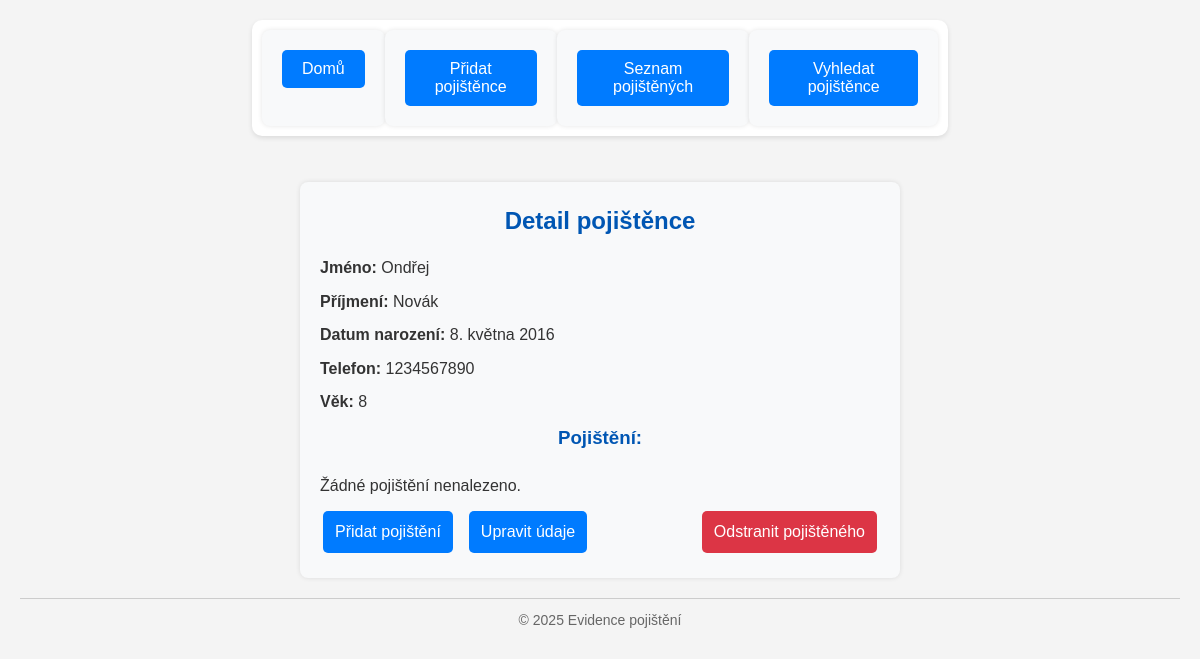
Page /insured/26/ on the committed database.
### insurance/models.py (models this page shows, shortened)
class InsuredPerson(models.Model):
    first_name = models.CharField(max_length=50)
    last_name = models.CharField(max_length=50)
    birth_date = models.DateField(null=True, blank=True) # Datum narození místo věku
    phone = models.CharField(max_length=9)
    @property
    def age(self):
        import datetime
        if not self.birth_date:
            return "Neznámé"  # nebo vrátit např. 0, či prázdný string
        today = datetime.date.today()
        age = today.year - self.birth_date.year - ((today.month, today.day) < (self.birth_date.month, self.birth_date.day))
        return age

### insurance/views.py (the view)
# urls.py: path('insured/<int:person_id>/', views.insured_detail, name='insured_detail'),
def insured_detail(request, person_id):
    person = get_object_or_404(InsuredPerson, id=person_id)
    return render(request, 'insurance/insured_detail.html', {'person': person})

### insurance/templates/insurance/insured_detail.html (shortened to what this page needs)
{% load static %}
<!DOCTYPE html>
<html lang="cs">
<head>
    <link rel="stylesheet" href="{% static 'css/blog.css' %}">
</head>
<body>
    <div class="navigacni_menu">
        <form action="{% url 'index' %}" method="get">
            <button type="submit">Domů</button>
        </form>
        <form action="{% url 'add_insured_with_insurance' %}" method="get">
            <button type="submit">Přidat pojištěnce</button>
        </form>
        <form action="{% url 'insured_list' %}" method="get">
            <button type="submit">Seznam pojištěných</button>
        </form>
        <form action="{% url 'search_insured' %}" method="get">
            <button type="submit">Vyhledat pojištěnce</button>
        </form>
    </div>
    <br>
    <div class="detail-pojistence">
        <h2>Detail pojištěnce</h2>
        <p><strong>Jméno:</strong> {{ person.first_name }}</p>
        <p><strong>Příjmení:</strong> {{ person.last_name }}</p>
        <p><strong>Datum narození:</strong> {{ person.birth_date }}</p>
        <p><strong>Telefon:</strong> {{ person.phone }}</p>
        <p><strong>Věk:</strong> {{ person.age }}</p>
        <h3>Pojištění:</h3>
        {% if person.insurance_set.all %}
            <ul class="pojisteni-seznam">
                {% for insurance in person.insurance_set.all %}
                    <li class="pojisteni-polozka">
                        <strong>Typ:</strong> {{ insurance.get_insurance_type_display }} -
                        {% if insurance.subinsurance_set.all %}
                            <p><em>Podpojištění:</em></p>
                            <ul class="subpojisteni-seznam">
                                {% for sub in insurance.subinsurance_set.all %}
                                    <li class="subpojisteni-polozka">{{ sub.name }}</li>
                                {% endfor %}
                            </ul>
                        {% endif %}
                    </li>
                {% endfor %}
            </ul>
        {% else %}
            <p>Žádné pojištění nenalezeno.</p>
        {% endif %}
        <div class="akce-pojisteny">
            <a href="{% url 'add_insurance' person.id %}" class="tlacitko">Přidat pojištění</a>
            <a href="{% url 'edit_insured' person.id %}" class="tlacitko">Upravit údaje</a>
            <a href="{% url 'delete_insured_with_password' person.id %}"
               class="tlacitko tlacitko-smazat">
                Odstranit pojištěného
            </a>
        </div>
    </div>
    <footer>
        <p>&copy; 2025 Evidence pojištění</p>
    </footer>
</body>
</html>

### static/css/blog.css (style rules this page uses)
* { margin: 0; padding: 0; box-sizing: border-box; font-family: Arial, sans-serif; }
body { background-color: #f4f4f4; color: #333; line-height: 1.6; padding: 20px; }
h1, h2, h3 { text-align: center; color: #0056b3; margin-bottom: 20px; }
form { background: #f8f9fa; padding: 20px; border-radius: 8px; box-shadow: 0px 0px 5px rgba(0, 0, 0, 0.1); max-width: 500px; margin: 20px auto; }
button { background: #007bff; color: white; padding: 10px 15px; border: none; border-radius: 5px; cursor: pointer; transition: background 0.3s; }
footer { text-align: center; margin-top: 20px; padding-top: 10px; border-top: 1px solid #ccc; font-size: 14px; color: #666; }
.navigacni_menu { display: flex; justify-content: space-between; background-color: #fff; padding: 10px; border-radius: 10px; box-shadow: 0 2px 5px rgba(0, 0, 0, 0.1); margin-left: 20%; margin-right: 20%; }
.navigacni_menu form { margin: 0; flex-grow: 1; }
.navigacni_menu button { padding: 10px 20px; border: none; background-color: #007bff; color: white; font-size: 16px; border-radius: 5px; cursor: pointer; transition: background 0.3s; width: 100%; }
.detail-pojistence { background: #f8f9fa; padding: 20px; border-radius: 8px; box-shadow: 0px 0px 5px rgba(0, 0, 0, 0.1); max-width: 600px; margin: 20px auto; }
.detail-pojistence h2 { text-align: center; color: #0056b3; margin-bottom: 15px; }
.detail-pojistence p { font-size: 16px; margin: 8px 0; }
.tlacitko { display: inline-block; padding: 8px 12px; margin: 5px 3px; background: #007bff; color: #fff; text-decoration: none; border-radius: 5px; transition: background 0.3s; }
.tlacitko-smazat { background: #dc3545; }
.akce-pojisteny { display: flex; justify-content: flex-start; gap: 10px; }
.akce-pojisteny .tlacitko-smazat { margin-left: auto; }

### rows in the picture
InsuredPerson: first_name "Ondřej", last_name "Novák", birth_date "8. května 2016", phone "1234567890", age "8"
